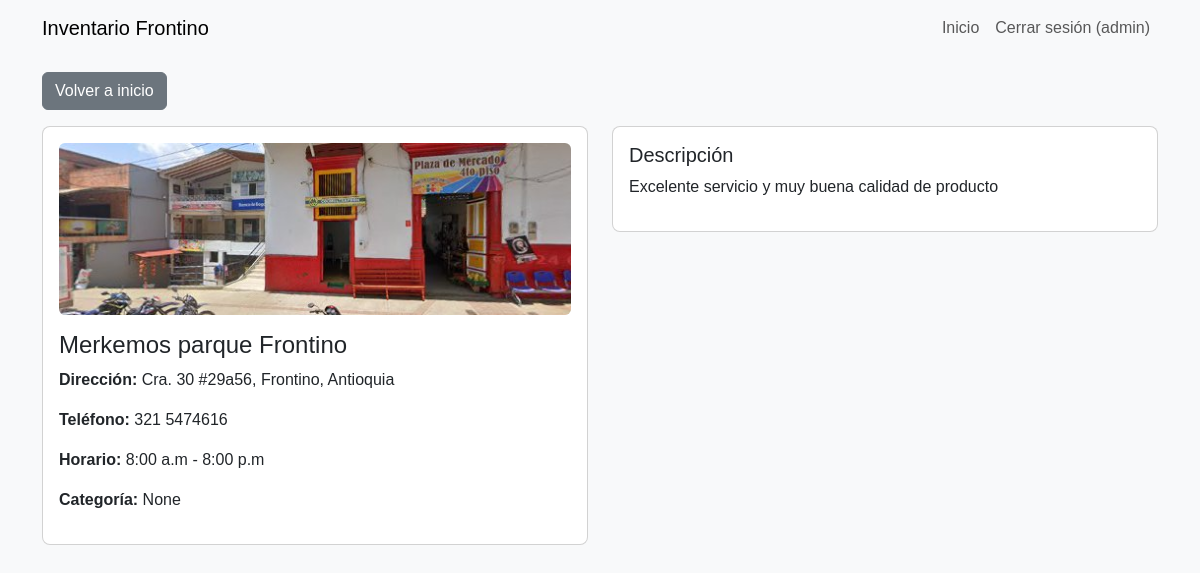
Screenshot of /detail/3 (signed in) with the database file from the repository.
### tables this page shows
CREATE TABLE supermercados (
    id INTEGER PRIMARY KEY AUTOINCREMENT,
    nombre TEXT,
    direccion TEXT,
    telefono TEXT,
    horario_apertura TEXT,
    horario_cierre TEXT,
    descripcion TEXT,
    categoria TEXT,
    imagen TEXT
);

### app.py (the view)
@app.route('/detail/<int:id>')
def detail(id):
    if not session.get('usuario'):
        return redirect(url_for('login'))
    db = get_db()
    cur = db.cursor()
    cur.execute("SELECT * FROM supermercados WHERE id=?", (id,))
    s = cur.fetchone()
    db.close()
    if not s:
        flash('No encontrado', 'danger')
        return redirect(url_for('user_dashboard'))
    return render_template('detail.html', s=s)

### app.py (called while the page is built)
def get_db():
    conn = sqlite3.connect(DB_PATH)
    conn.row_factory = sqlite3.Row
    return conn

### templates/detail.html
{% extends "layout.html" %}
{% block body %}
<div class="mb-3">
  <a class="btn btn-secondary" href="{{ url_for('user_dashboard') }}">Volver a inicio</a>
</div>
<div class="row">
  <div class="col-12 col-md-6">
    <div class="card p-3">
      {% if s['imagen'] %}<img src="{{ url_for('images', filename=s['imagen']) }}" class="img-fluid mb-3">{% endif %}
      <h4>{{ s['nombre'] }}</h4>
      <p><strong>Dirección:</strong> {{ s['direccion'] }}</p>
      <p><strong>Teléfono:</strong> {{ s['telefono'] }}</p>
      <p><strong>Horario:</strong> {{ s['horario_apertura'] }} - {{ s['horario_cierre'] }}</p>
      <p><strong>Categoría:</strong> {{ s['categoria'] }}</p>
    </div>
  </div>
  <div class="col-12 col-md-6">
    <div class="card p-3">
      <h5>Descripción</h5>
      <p>{{ s['descripcion'] or 'Sin descripción' }}</p>
    </div>
  </div>
</div>
{% endblock %}

### static/css/style.css (style rules this page uses)
body { background:#f8f9fa; font-family:Arial, Helvetica, sans-serif; }
.card { border-radius:8px; }
.img-fluid { border-radius:6px; }

### rows the page displays
supermercados: imagen (picture), nombre "Merkemos parque Frontino", direccion "Cra. 30 #29a56, Frontino, Antioquia", telefono "321 5474616", horario_apertura "8:00 a.m", horario_cierre "8:00 p.m", descripcion "Excelente servicio y muy buena calidad de producto"

### other values shown
{{ session.get('usuario') }} "admin"
{{ s['categoria'] }} "None"
